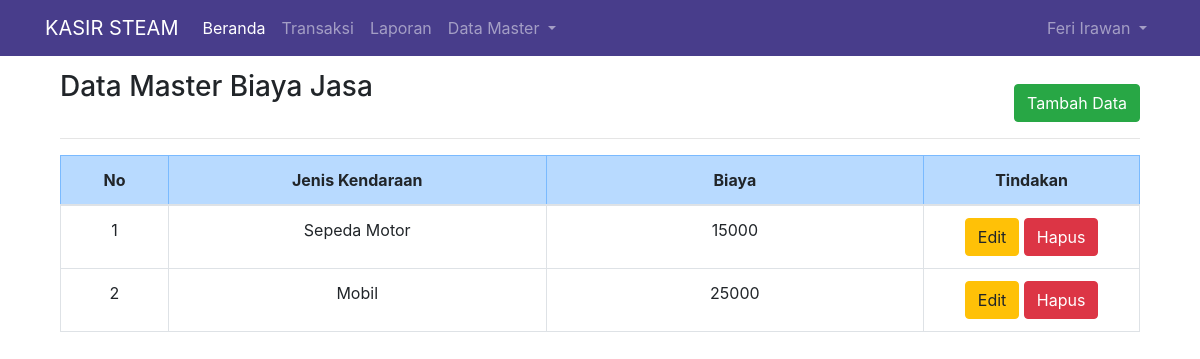
Page /admin.php?hlm=biaya (signed in) on the committed database.
### tables this page shows
CREATE TABLE `biaya` (
  `id_biaya` int(10) NOT NULL,
  `jenis` varchar(255) NOT NULL,
  `biaya` int(10) NOT NULL
);

### biaya.php (the view)
<?php
if( empty( $_SESSION['id_user'] ) ){
	$_SESSION['err'] = '<strong>ERROR!</strong> Anda harus login terlebih dahulu.';
	header('Location: ./');
	die();
} else {
	if( isset( $_REQUEST['aksi'] )){
		$aksi = $_REQUEST['aksi'];
		switch($aksi){
			case 'baru':
				include 'biaya_baru.php';
				break;
			case 'edit':
				include 'biaya_edit.php';
				break;
			case 'hapus':
				include 'biaya_hapus.php';
				break;
		}
	} else {
		echo '
			<div class="container">
			<h3 style="margin-bottom: -20px;">Data Master Biaya Jasa</h3>
			<div class="col-md-0 text-right">
					<a href="./admin.php?hlm=biaya&aksi=baru" class="btn btn-success btn-s pull-right">Tambah Data</a>
				<br/><hr/>
				<table class="table table-bordered  text-center" width="110%" >
					<thead>
					<tr class="table-primary">
						<th width="10%">No</th>
						<th width="35%">Jenis Kendaraan</th>
						<th width="35%">Biaya</th>
						<th width="100%">Tindakan</th>
					</tr>
					</thead>
					<tbody>';
				$sql = mysqli_query($koneksi, "SELECT * FROM biaya");
				if(mysqli_num_rows($sql) > 0){
					$no = 0;
					while($row = mysqli_fetch_array($sql)){
						$no++;
					echo '
					<tr>
						<td>'.$no.'</td>
						<td>'.$row['jenis'].'</td>
						<td>'.$row['biaya'].'</td>
						<td>
						<script type="text/javascript" language="JavaScript">
							function konfirmasi(){
								tanya = confirm("Anda yakin akan menghapus user ini?");
								if (tanya == true) return true;
								else return false;
							}
						</script>
						<a href="?hlm=biaya&aksi=edit&id_biaya='.$row['id_biaya'].'" class="btn btn-warning btn-s">Edit</a>
						<a href="?hlm=biaya&aksi=hapus&submit=yes&id_biaya='.$row['id_biaya'].'" onclick="return konfirmasi()" class="btn btn-danger btn-s">Hapus</a>
						</td>';
				}
			} else {
					echo '<td colspan="8"><center><p class="add">Tidak ada data untuk ditampilkan. <u><a href="?hlm=biaya&aksi=baru">Tambah data baru</a></u> </p></center></td></tr>';
				}
				echo '
					</tbody>
			</table>
			</div>
		</div>';
	}
}
?>

### admin.php (style rules this page uses)
body { min-height: 200px; padding-top: 70px; }

### rows in the picture
biaya: jenis "Sepeda Motor", biaya "15000"
biaya: jenis "Mobil", biaya "25000"

### other values in the picture
$_SESSION['nama'] "Feri Irawan"
